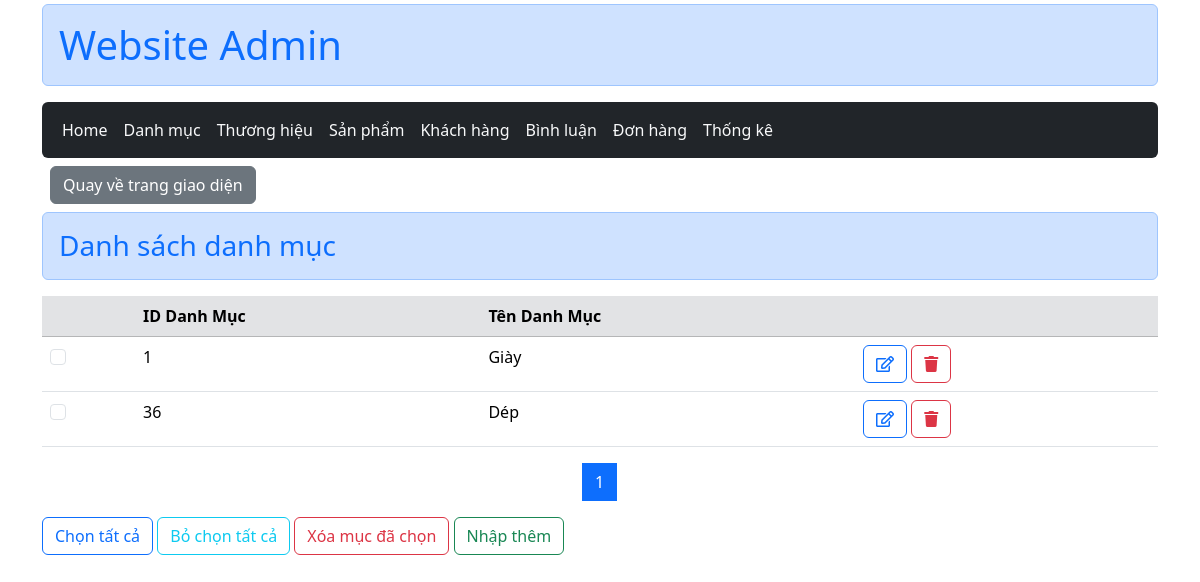
Screenshot of /admin/index.php?act=list_category (signed in) with the database file from the repository.
### tables this page shows
CREATE TABLE `categories` (
  `cate_id` int(11) NOT NULL,
  `cate_name` varchar(50) NOT NULL
);

### controller/ControllerAdmin/CateControl.php (called while the page is built, shortened)
<?php
function list_cate(){
    if(!isset($_GET['page']) || $_GET['page'] < 1){
        $page= 1;
    }else{
        $page = $_GET['page'];
    }
    $quantity = 6;
    $cate_select_all = category_select_all();
    $list_category = category_select_page($page , $quantity);
    $total_pages = category_number_pages($cate_select_all,$quantity);
    include "category/list_cate.php";
}

### model/pdo.php (called while the page is built, shortened)
<?php
    function pdo_get_connection(){
        $servername = "localhost";
        $username = "root";
        $password = "";
        try {
            $conn = new PDO("mysql:host=$servername;dbname=duan1", $username, $password);
            $conn->setAttribute(PDO::ATTR_ERRMODE, PDO::ERRMODE_EXCEPTION);
            return $conn;
        } catch(PDOException $e) {
            echo "Lỗi kết nối : " . $e->getMessage();
        }
    }
    function pdo_query($sql){
        $sql_args = array_slice(func_get_args(),1);
        try{
            $conn = pdo_get_connection();
            $stmt = $conn ->prepare($sql);
            $stmt -> execute($sql_args);
            $rows = $stmt -> fetchAll();
            return $rows;
        }
        catch(PDOException $e){
            throw $e;
        }
        finally{
            unset($conn);
        }
    }
?>

### model/category.php (called while the page is built, shortened)
<?php
    function category_select_all(){
        $sql = "SELECT * FROM categories order by cate_id";
        return pdo_query($sql);
    }
    function category_select_page($page , $quantity){
        $start = ($page -1) * $quantity ;
        $sql = "SELECT * FROM categories order by cate_id limit $start , $quantity";
        return pdo_query($sql);
    }
    function category_number_pages($list_cate , $quantity){
        $total_cate = count($list_cate);
        return ceil($total_cate/$quantity);
    }
?>

### admin/category/list_cate.php (the view, shortened to what this page needs)
<main class="container_">
        <h3 class="alert alert-primary text-primary"> Danh sách danh mục</h3>
        <form action="index.php?act=delete_cate_checkbox" method="post">
        <table class="table table-hover">
            <thead  class="table-secondary" >
                <tr>
                    <th></th>
                    <th>ID Danh Mục</th>
                    <th>Tên Danh Mục</th>
                    <th></th>
                </tr>
            </thead>
            <tbody>
                <?php foreach ($list_category as $category) : extract($category); ?>
                <tr>
                    <td><input class="form-check-input" name="categories_id[]" type="checkbox" value="<?= $cate_id ?>"></td>
                    <td><?= $cate_id ?></td>
                    <td><?= $cate_name?></td>
                    <td>
                        <a href="index.php?act=edit_cate&id=<?= $category['cate_id'] ?>" class="btn btn-outline-primary fw-medium "><i class="far fa-edit"></i></a>
                        <a href="index.php?act=delete_cate&id=<?= $category['cate_id'] ?>" class="btn btn-outline-danger fw-medium" onclick="return confirm('Bạn muốn xóa : <?= $cate_name ?> ?')"><i class="fas fa-trash"></i></a>
                    </td>
                </tr>
                <?php endforeach ?>
            </tbody>
        </table>
        <div aria-label="Page navigation example" class="chuyentrang">
            <ul class="pagination justify-content-center" >
                <?php if(isset($total_pages)): ?>
                    <?php for($i=1 ;  $i <= $total_pages; $i++) : ?>
                    <li class="page-item"><a class="page-link <?= $page == $i ? 'active' : ''  ?>" href="index.php?act=list_category&page=<?= $i ?>"><?= $i?></a></li>
                    <?php endfor ?>
                <?php endif ?>
            </ul>
        </div>
            <div class="form-group">
                <button name="" id="btnclick" class="btn btn-outline-primary fw-medium">Chọn tất cả</button>
                <button type="reset"  class="btn btn-outline-info fw-medium">Bỏ chọn tất cả</button>
                <input type="submit" name="delete_btn"  class="btn btn-outline-danger fw-medium" value="Xóa mục đã chọn">
                <a href="index.php?act=add_cate"  class="btn btn-outline-success fw-medium">Nhập thêm</a>
            </div>
        </form>
</main>

### rows the page displays
categories: cate_id "1", cate_name "Giày"
categories: cate_id "36", cate_name "Dép"
